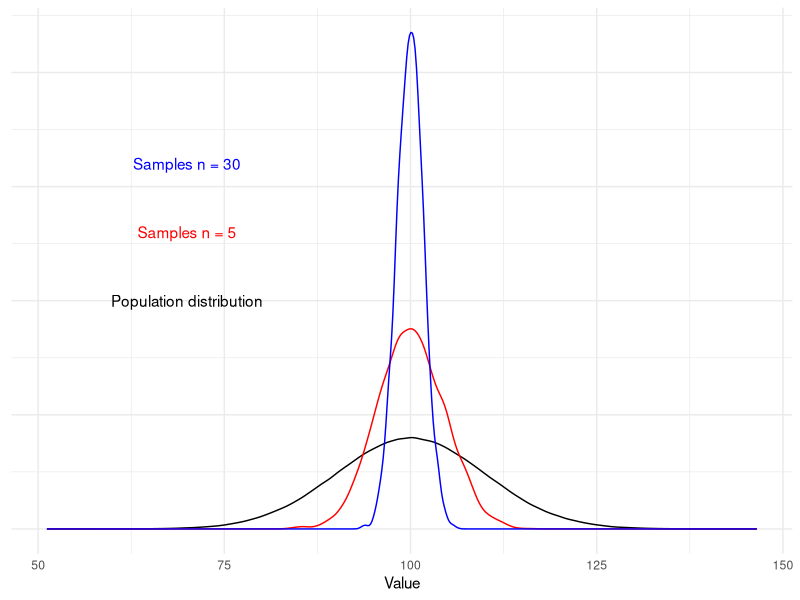
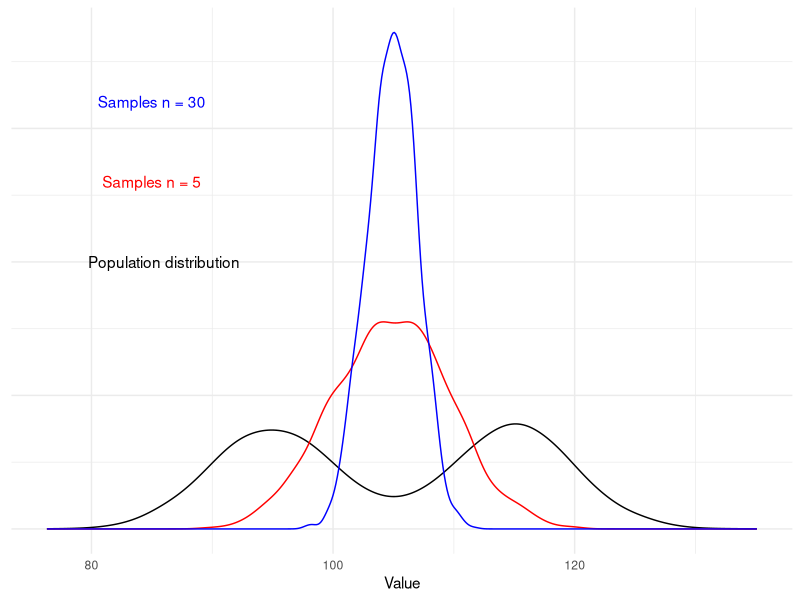
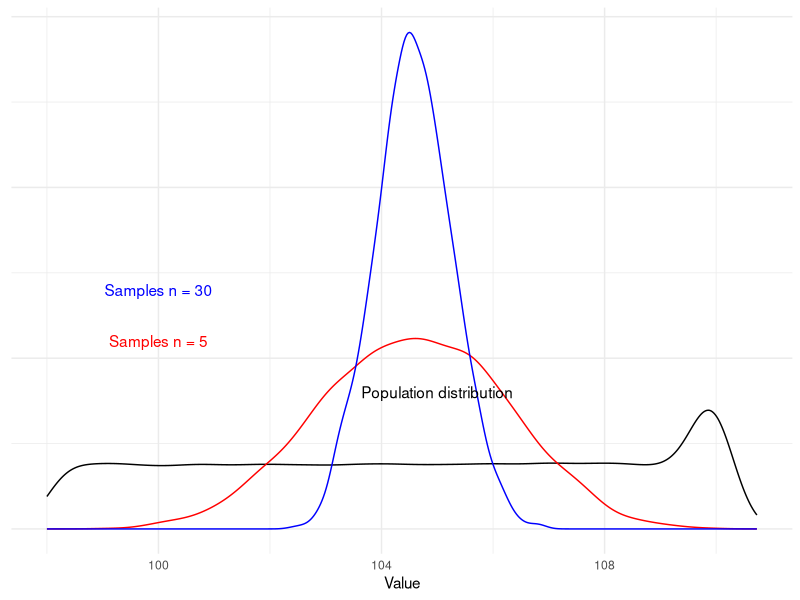
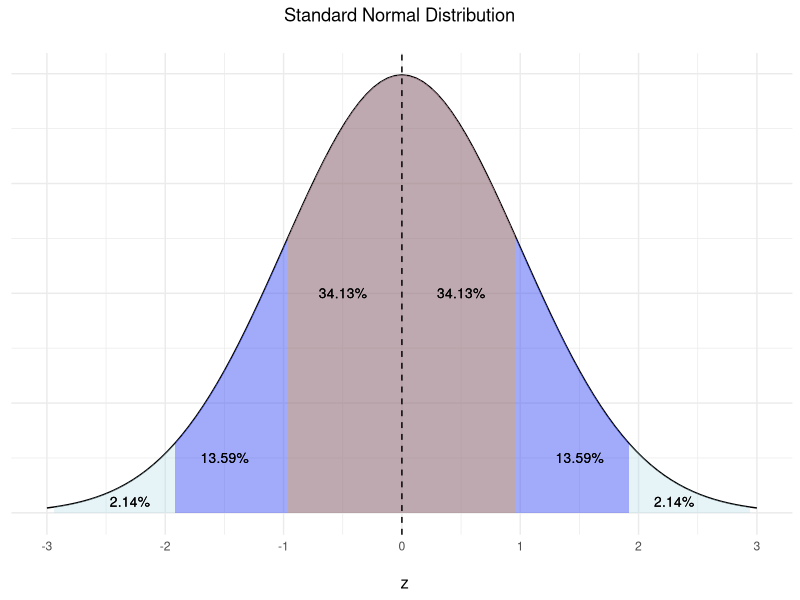
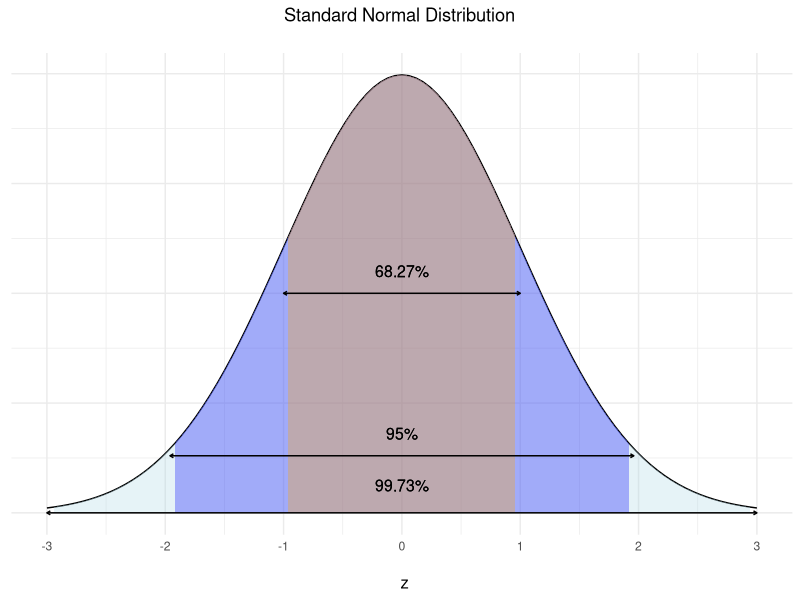
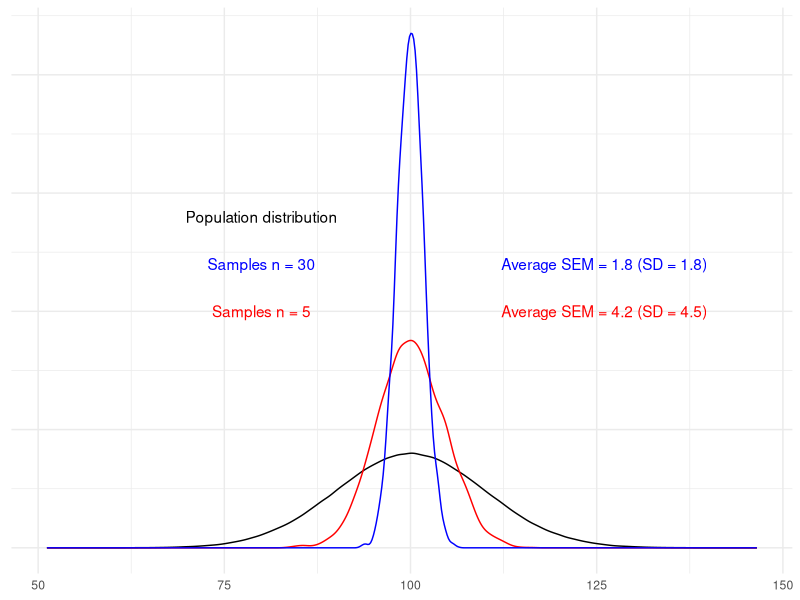
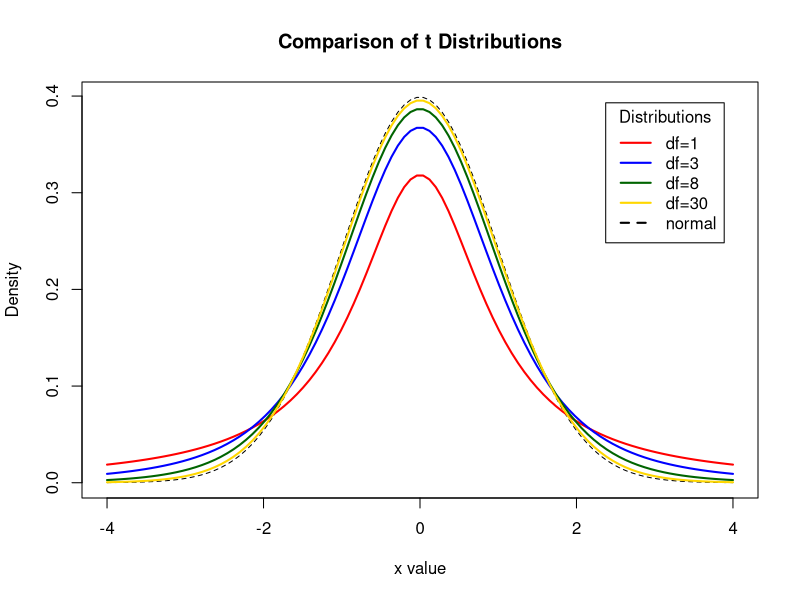
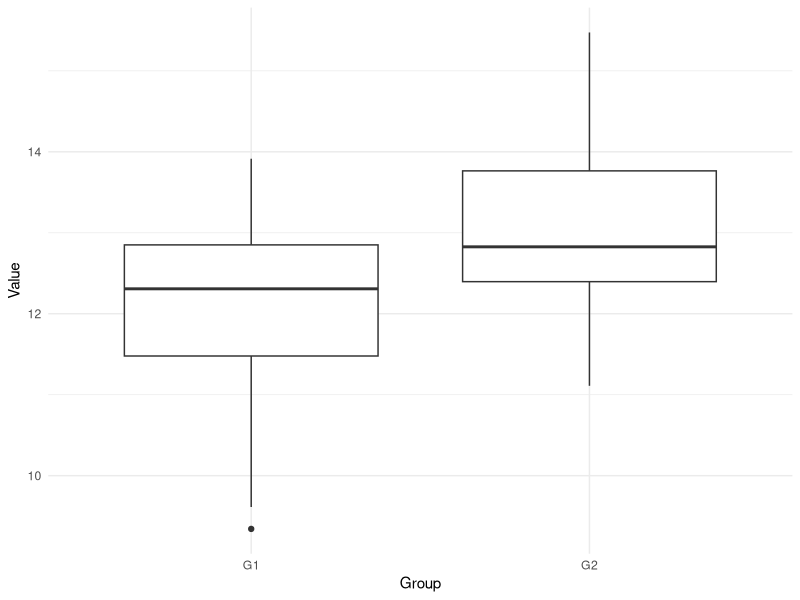

Generate these figures, in order, with R:
## ---- chunk 1
knitr::opts_chunk$set(dpi=300,fig.width=8, fig.align = "center")
library(tidyverse); library(ggtext)
## ---- chunk 2
#| cache: true
#| message: false
#| warning: false
#| echo: false


library(tidyverse); library(ggtext)
set.seed(1)
population <- data.frame(pop = rnorm(1000000, 100, 10))

## ---- chunk 3
#| cache: true
#| warning: false
#| echo: false
#| fig-height: 2
#| fig-width: 4
#| message: false

df <- data.frame(mean.5 = rep(NA, 2),
                 mean.30  = rep(NA, 2), 
                 sem.5 = rep(NA, 2), 
                 sem.30 = rep(NA, 2))

set.seed(1)

for(i in 1:4000) {
        
        samp.5 <- sample(population$pop, 5, replace = FALSE)
        samp.30 <- sample(population$pop, 30, replace = FALSE)
        
     df[i,1] <- mean(samp.5)
     df[i,2] <- mean(samp.30)  
     df[i,3] <- sd(samp.5)/sqrt(5)
     df[i,4] <- sd(samp.30)/sqrt(30)
        
}


 avg.sem.5 <- paste0("Average SEM = ", 
                    round(mean(df[,3]), 1),  
                    " (SD = ", round(sd(df[,1]),1),
                    ")")
 avg.sem.30 <- paste0("Average SEM = ", round(mean(df[,4]), 1), " (SD = ", round(sd(df[,2]), 1), ")")

population %>%
        ggplot(aes(x = pop)) + geom_density() + 
        geom_density(data = df, aes(mean.5), color = "red") +
        geom_density(data = df, aes(mean.30), color = "blue") +
        xlab("Value") + ylab("Density") +
        annotate("text", x = 70, y = 0.13, label = "Samples n = 5", color = "red") +
         annotate("text", x = 70, y = 0.16, label = "Samples n = 30", color = "blue") +
         annotate("text", x = 70, y = 0.1, label = "Population distribution", color = "black") +
          theme_minimal() +
  theme(axis.text.y = element_blank(), 
        axis.title.y = element_blank()) 


## ---- chunk 4
#| cache: true
#| warning: false
#| echo: false
#| fig-height: 2
#| fig-width: 4
#| message: false


population2 <- data.frame(pop = c(rnorm(10000, 95, 5), rnorm(10000, 115, 5)))


df2 <- data.frame(mean.5 = rep(NA, 2),
                 mean.30  = rep(NA, 2), 
                 sem.5 = rep(NA, 2), 
                 sem.30 = rep(NA, 2))

set.seed(3)

for(i in 1:2000) {
        
        samp.5 <- sample(population2$pop, 5, replace = FALSE)
        samp.30 <- sample(population2$pop, 30, replace = FALSE)
        
     df2[i,1] <- mean(samp.5)
     df2[i,2] <- mean(samp.30)  
     df2[i,3] <- sd(samp.5)/sqrt(5)
     df2[i,4] <- sd(samp.30)/sqrt(30)
        
}



population2 %>%
        ggplot(aes(x = pop)) + geom_density() + 
        geom_density(data = df2, aes(mean.5), color = "red") +
        geom_density(data = df2, aes(mean.30), color = "blue") +
        xlab("Value") + ylab("Density") +
        annotate("text", x = 85, y = 0.13, label = "Samples n = 5", color = "red") +
         annotate("text", x = 85, y = 0.16, label = "Samples n = 30", color = "blue") +
         annotate("text", x = 86, y = 0.1, label = "Population distribution", color = "black") +
          theme_minimal() +
  theme(axis.text.y = element_blank(), 
        axis.title.y = element_blank()) 


## ---- chunk 5
#| cache: true
#| warning: false
#| echo: false
#| fig-height: 2
#| fig-width: 4
#| message: false


population2 <- data.frame(pop = c(runif(100000, 98, 110), rnorm(10000, 110, 0.2)))


df2 <- data.frame(mean.5 = rep(NA, 2),
                 mean.30  = rep(NA, 2), 
                 sem.5 = rep(NA, 2), 
                 sem.30 = rep(NA, 2))

set.seed(3)

for(i in 1:3000) {
        
        samp.5 <- sample(population2$pop, 5, replace = FALSE)
        samp.30 <- sample(population2$pop, 30, replace = FALSE)
        
     df2[i,1] <- mean(samp.5)
     df2[i,2] <- mean(samp.30)  
     df2[i,3] <- sd(samp.5)/sqrt(5)
     df2[i,4] <- sd(samp.30)/sqrt(30)
        
}



population2 %>%
        ggplot(aes(x = pop)) + geom_density() + 
        geom_density(data = df2, aes(mean.5), color = "red") +
        geom_density(data = df2, aes(mean.30), color = "blue") +
        xlab("Value") + ylab("Density") +
        annotate("text", x = 100, y = 0.22, label = "Samples n = 5", color = "red") +
         annotate("text", x = 100, y = 0.28, label = "Samples n = 30", color = "blue") +
         annotate("text", x = 105, y = 0.16, label = "Population distribution", color = "black") +
          theme_minimal() +
  theme(axis.text.y = element_blank(), 
        axis.title.y = element_blank()) 


## ---- chunk 6
#| cache: true
#| warning: false
#| echo: false
#| fig-height: 3
#| fig-width: 4
#| message: false


xvalues <- data.frame(x = c(-3, 3))

dnorm_three_sd <- function(x){
        norm_three_sd <- dnorm(x)
        # Have NA values outside interval x in [-3, 3]:
        norm_three_sd[x <= -3 | x >= 3] <- NA
        return(norm_three_sd)
}

area_three_sd <- round(pnorm(3) - pnorm(-3), 4)

dnorm_two_sd <- function(x){
        norm_two_sd <- dnorm(x)
        # Have NA values outside interval x in [-2, 2]:
        norm_two_sd[x <= -1.96 | x >= 1.96] <- NA
        return(norm_two_sd)
}

area_two_sd <- round(pnorm(1.96) - pnorm(-1.96), 4)

dnorm_one_sd <- function(x){
        norm_one_sd <- dnorm(x)
        # Have NA values outside interval x in [-1, 1]:
        norm_one_sd[x <= -1 | x >= 1] <- NA
        return(norm_one_sd)
}

area_one_sd <- round(pnorm(1) - pnorm(-1), 4)


 ggplot(xvalues, aes(x = x)) + 
         stat_function(fun = dnorm) + 
         stat_function(fun = dnorm_three_sd, geom = "area", fill = "lightblue", alpha = 0.3) +
         stat_function(fun = dnorm_two_sd, geom = "area", fill = "blue", alpha = 0.3) +
         stat_function(fun = dnorm_one_sd, geom = "area", fill = "orange", alpha = 0.3) +
         geom_vline(xintercept = 0, colour = "black", linetype = "dashed") +
         geom_text(x = 0.5, y = 0.2, size = 3.5,
                   label = paste0(round((area_one_sd * 100)/2,2), "%")) +
         geom_text(x = -0.5, y = 0.2, size = 3.5, 
                   label = paste0(round((area_one_sd * 100)/2,2), "%")) +
         geom_text(x = 1.5, y = 0.05, size = 3.5, 
                   label = paste0(round((pnorm(2) - pnorm(1)) * 100,2), "%")) +
         geom_text(x = -1.5, y = 0.05, size = 3.5, 
                   label = paste0(round((pnorm(-1) - pnorm(-2)) * 100,2), "%")) +
         geom_text(x = 2.3, y = 0.01, size = 3.5,
                   label = paste0(round((pnorm(3) - pnorm(2)) * 100,2), "%")) +
         geom_text(x = -2.3, y = 0.01, size = 3.5, 
                   label = paste0(round((pnorm(-2) - pnorm(-3)) * 100,2), "%")) +
         scale_x_continuous(breaks = c(-3:3)) + 
         labs(x = "\n z", y = "f(z) \n", title = "Standard Normal Distribution \n") +

        theme_minimal() +
            theme(plot.title = element_text(hjust = 0.5), 
               axis.title.x = element_text(size = 12),
               axis.title.y = element_blank(), 
               axis.text.y = element_blank()) 
 

## ---- chunk 7
#| cache: true
#| warning: false
#| echo: false
#| fig-height: 3
#| fig-width: 4
#| message: false


 ggplot(xvalues, aes(x = x)) + 
        stat_function(fun = dnorm) + 
         stat_function(fun = dnorm_three_sd, geom = "area", fill = "lightblue", alpha = 0.3) +
         stat_function(fun = dnorm_two_sd, geom = "area", fill = "blue", alpha = 0.3) +
         stat_function(fun = dnorm_one_sd, geom = "area", fill = "orange", alpha = 0.3) +
        geom_segment(data = data.frame(x = c(-1, -1.96, -3), 
                                       xend = c(1, 1.96, 3, -1, -1.96, -3),
                                       y = c(0.2, 0.052, 0), 
                                       yend = c(0.2, 0.052, 0, 0.2, 0.052, 0)), 
                     aes(x = x, xend = xend, y = y, yend = yend), 
                     arrow = arrow(length = unit(0.1, "cm"))) +
         
         geom_text(x = 0, y = 0.22, size = 4, 
                  label = paste0(area_one_sd * 100, "%")) +
        geom_text(x = 0, y = 0.072, size = 4, 
                  label = paste0(area_two_sd * 100, "%")) +
        geom_text(x = 0, y = 0.025, size = 4, 
                  label = paste0(area_three_sd * 100,"%")) +
        scale_x_continuous(breaks = c(-3:3)) + 
        labs(x = "\n z", y = "f(z) \n", title = "Standard Normal Distribution \n") +
        theme_minimal() +
            theme(plot.title = element_text(hjust = 0.5), 
               axis.title.x = element_text(size = 12),
               axis.title.y = element_blank(), 
               axis.text.y = element_blank()) 

## ---- chunk 8
#| cache: true
#| warning: false
#| echo: false
#| fig-height: 3
#| fig-width: 5
#| message: false


population %>%
        ggplot(aes(x = pop)) + geom_density() + 
        geom_density(data = df, aes(mean.5), color = "red") +
        geom_density(data = df, aes(mean.30), color = "blue") +
        xlab("Value") + ylab("Density") +
        annotate("text", x = 80, y = 0.1, label = "Samples n = 5", color = "red") +
         annotate("text", x = 80, y = 0.12, label = "Samples n = 30", color = "blue") +
         annotate("text", x = 80, y = 0.14, label = "Population distribution", color = "black") +
        annotate("text", x = 126, y = 0.1, label = avg.sem.5, color = "red") +
         annotate("text", x = 126, y = 0.12, label = avg.sem.30, color = "blue") +
        theme_minimal() +
  theme(axis.title = element_blank(), 
        axis.text.y = element_blank())


## ---- chunk 9
#| cache: true
#| warning: false
#| echo: false
#| message: false

# The code was grabbed from https://www.statmethods.net/advgraphs/probability.html

x <- seq(-4, 4, length=100)
hx <- dnorm(x)

degf <- c(1, 3, 8, 30)
colors <- c("red", "blue", "darkgreen", "gold", "black")
labels <- c("df=1", "df=3", "df=8", "df=30", "normal")

plot(x, hx, type="l", lty=2, xlab="x value",
  ylab="Density", main="Comparison of t Distributions")

for (i in 1:4){
  lines(x, dt(x,degf[i]), lwd=2, col=colors[i])
}

legend("topright", inset=.05, title="Distributions",
  labels, lwd=2, lty=c(1, 1, 1, 1, 2), col=colors)

## ---- chunk 10
set.seed(1)
df <- data.frame(G1 = rnorm(30, 12, 1.2), G2 = rnorm(30, 12.9, 1.3))
df %>%
        gather(group, value, G1:G2) %>%
        ggplot(aes(group, value)) + geom_boxplot() + theme_minimal() +
        xlab("Group") + ylab("Value")


# Pooled standard deviation

# mean difference

m <- mean(df$G2) - mean(df$G1)

se <- sqrt(((sd(df$G1)^2)/30) + (((sd(df$G2)^2)/30)))

ciu <- m + se * qt(0.975, 30 + 30 -2)
cil <- m - se * qt(0.975, 30 + 30 -2)
## ---- chunk 11
set.seed(1)


df <- data.frame(G1 = rnorm(30, 12, 1.2), G2 = rnorm(30, 12.9, 1.3))

m <- mean(df$G2) - mean(df$G1)

se <- sqrt(((sd(df$G1)^2)/30) + (((sd(df$G2)^2)/30)))

ciu <- se * qt(0.975, 30 + 30 -2)
cil <- se * qt(0.975, 30 + 30 -2)

df %>%
        gather(group, value, G1:G2) %>%
  add_case(group = "Difference", value = mean(df$G1) + m) %>%
  mutate(group = factor(group, levels = c("G1", "G2", "Difference"))) %>%
        ggplot(aes(group, value)) + 

    geom_errorbar(data = ~ filter(.x, group == "Difference"), aes(ymin = value - cil, ymax = value + ciu), width = 0.2) +
  geom_point(data = ~ filter(.x, group == "Difference"), shape = 21, size = 3, fill = "lightblue") +
  
  annotate("segment", x = 0.5, xend = 1.8, y = mean(df$G1), yend = mean(df$G1), lty = 2) +
  annotate("richtext", x = 0.6, y = mean(df$G1) - 0.35, label = "H<sub>0</sub>",
           fill = NA, label.color = NA, # remove background and outline
    label.padding = grid::unit(rep(0, 4), "pt") # remove padding
    ) +

    geom_boxplot(data = ~ filter(.x, group %in% c("G1", "G2"))) + 
  theme_minimal() +
  scale_y_continuous(limits = c(9, 16)) +
        xlab("Group") + ylab("Value")


# Pooled standard deviation

# mean difference

